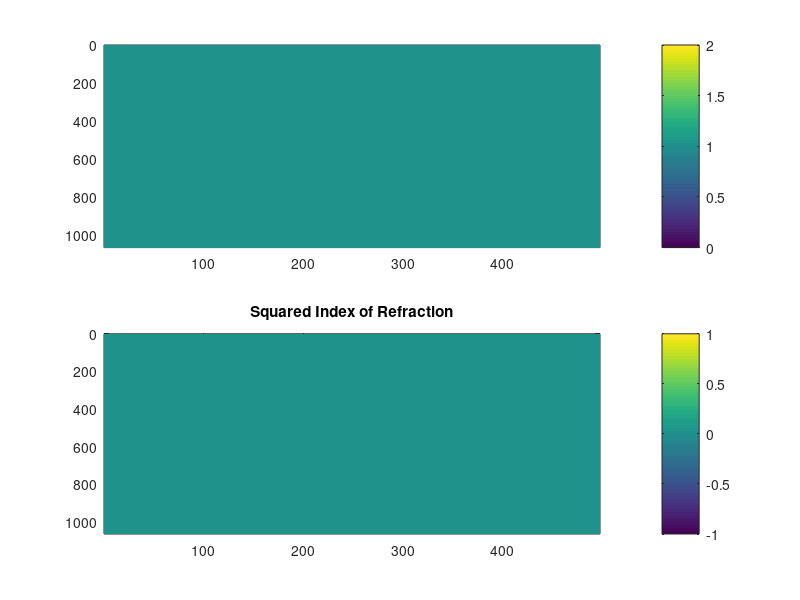
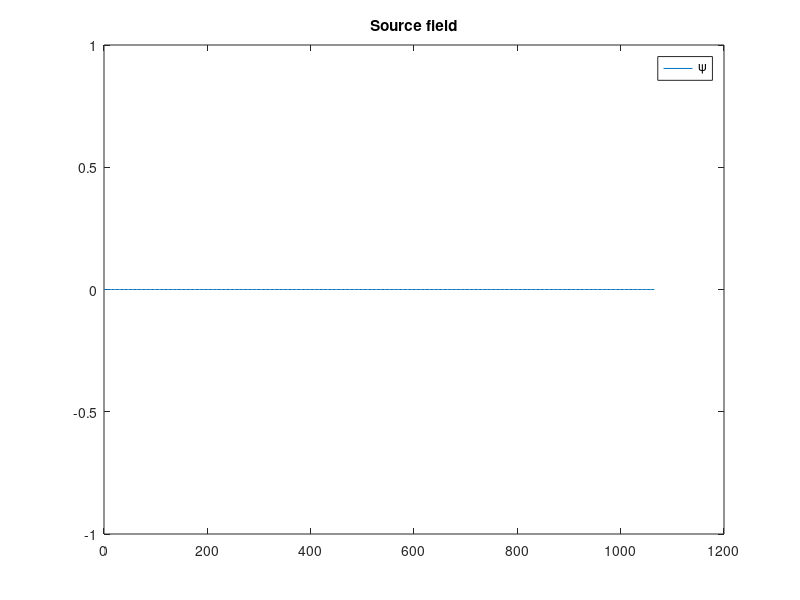
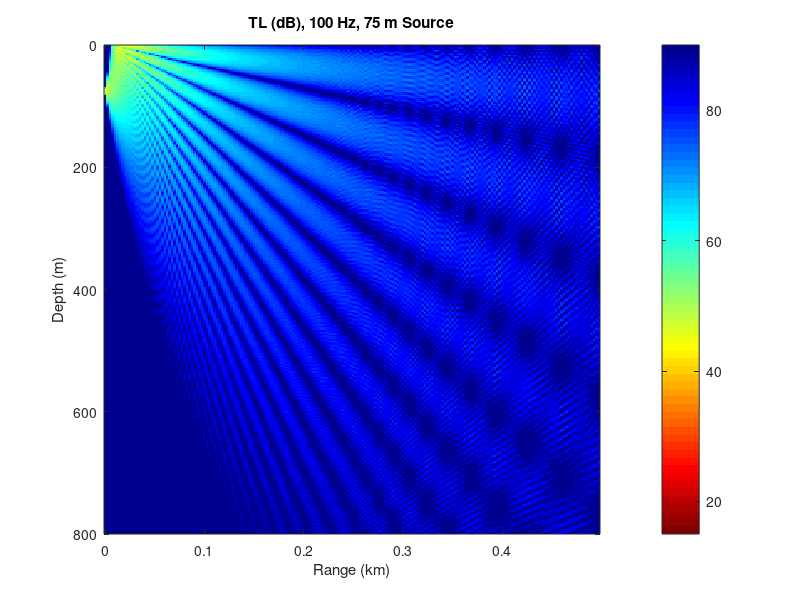
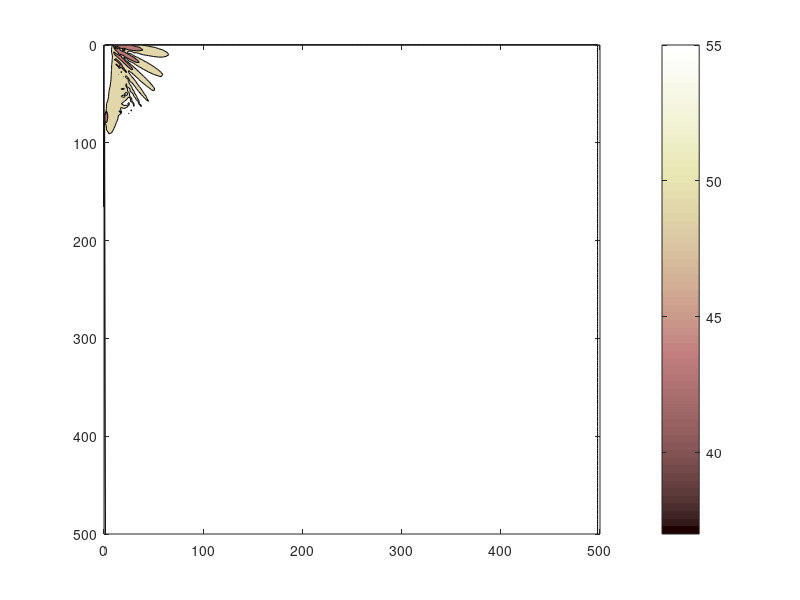

The MATLAB script that drew these images, in order:
% PE split-step Lloyd-mirror
% Equations and numerical formulation follow Comp. Ocean Acoustics, ch. 6.
clear all
tic

% The water has parameters:
    c1 =    1500; % m/s
    
% The bottom has parameters:
    c2 =    1800; % m/s
    alpha = 1;    % dB/wavelength
    
% Computational absorption layer:
    alphaAL = 0.01;

% Source parameters
    zs = 75;
    f0 = 100; 
    k0 = 2 * pi * f0 / c1;
    k2 = 2 * pi * f0 / c2;
    lambda0 = c1 / f0; 

% Define zmax of computational domain Eq. (6.214)
 % H is max. depth of physical domain on propg. path 
    H = 800; 
    zmax = 4 * H / 3;
    rmax = 500;
    
% Grid Size (6.216) and (6.219)
    dz = lambda0 / 6;
    dr = dz;
    
%% Density reduced Squared index of refraction. Eq. (6.152).

r = 0.01 : dr : rmax;
z = 0 : dz : zmax;
[R, Z] = meshgrid(r,z);

D0 = 1200;

D = (zmax - H) / 3;       % Thickness of absorption layer (for eq. 6.146)
nsqr = ones(length(z),length(r));   % NOT density-reduced yet! (for eq. 6.158)

%% Make nsqr. Third 'if' accounts for absorption layer below phys. domain
for jj = 1:length(r)
    for ii = 1:length(z)
        if z(ii) <= D0
            nsqr(ii,jj) = 1;
        elseif z(ii) > D0 && z(ii) <= H
            nsqr(ii,jj) = (c1/c2)^2 * (1 + 1j * alpha / 27.29);
        elseif z(ii) > H
            nsqr(ii,jj) = (c1/c2)^2 + 1i * alphaAL * exp(-((z(ii) - zmax)/D)^2);
        else
            error('The nsqr loop should not get here...')
        end
    end
end
%% Plot of n^2 
figure; 
subplot(2,1,1); pcolor(r,z,real(nsqr))
shading interp; grid off; colorbar; set(gca,'Ydir','reverse'); axis tight
subplot(2,1,2); pcolor(r,z,imag(nsqr))
shading interp; grid off; colorbar; set(gca,'Ydir','reverse'); axis tight
title('Squared Index of Refraction')

%% Starting fields - psi(r,z)
psi = ones(length(z), length(r));

% %  % Greene's Source - eq. (6.102)
% psi(:,1) = sqrt(k0) * (1.4467 - 0.4201 .* k0^2 .* (Z(:,1) - zs).^2)...
%         .* exp(-((k0^2 * (Z(:,1) - zs).^2) / 3.0512));

% Standard Gaussian Source
psi(:,1) = sqrt(k0) * exp(-0.5 * k0^2 * (Z(:,1) - zs).^2) ... 
            - sqrt(k0) * exp(-0.5 * k0^2 * (Z(:,1) + zs).^2);
% psi(:,1) = sqrt(k0) * exp(-k0^2 / 2 * (z - zs).^2) ;

% % Generalized Gaussian Source
% tht1 = pi/4;
% tht2 = pi/3;
% psi = zeros(length(z), length(r));
% psi(:,1) = sqrt(k0) * tan(tht1) * exp(-k0^2/2*(z - zs).^2*tan(tht1)^2) ...
%     .* exp(1i * k0 * (z - zs) * sin(tht2));
    
%% Plot source initial field
figure
plot(z,angle(psi(:,1)));
% xlim([0, 150]); 
title('Source field')
legend('\psi', 'rho')

%% Split-step Algorithm

% First apply eq. (6.129)
% N = 2^nextpow2(8 *(zmax/lambda0));
N = length(z);
kzmax = 2*pi/dz;
kz = linspace(0,kzmax,N);
kz = kz.';

step = 0 * psi(:,1);    
stepi = step;   % To be used for real part 
stepr = stepi;  % To be used for imag part 
nR = length(r) - 1;
for jj = 1 : nR
    step = exp(1i * k0 / 2 .* (nsqr(:,jj) - 1) * dr) .* psi(:,jj);
    
    stepr = dst(real(step));
    stepi = dst(imag(step));
           
    step = exp(- 1i * dr / (2 * k0) * kz.^2 ) .* (stepr + 1i * stepi);
    
    stepr = idst(real(step));
    stepi = idst(imag(step));
    
    psi(:,jj+1) =  exp(1i * k0 / 2 .* (nsqr(:,jj) - 1) * dr) .* (stepr + 1i * stepi);

    disp(num2str(nR - jj))
end
TL = -20 * log10( abs(psi) ./ sqrt(R.^2 + Z.^2));

%% Save Data to txt Files for Plotting in PyLab
% psiSave = -20 * log10( abs(psi) ./ sqrt(R));
% 
% save('psimat.txt', 'psiSave', '-ascii', '-double')
% save('R.txt', 'R', '-ascii', '-double')
% save('Z.txt', 'Z', '-ascii', '-double')
% psimat = load('psimat.txt');

%% Plot TL
figure; 
imagesc(r*1e-3, z, TL)
shading interp
grid off
colorbar
axis tight
ylim([0 H])
set(gca,'Ydir','reverse')
caxis([15 90])
colormap(flip(jet))

xlabel('Range (km)')
ylabel('Depth (m)')
title(['TL (dB), ',num2str(f0),' Hz, ',num2str(zs),' m Source'])

%% Plot TL Contours
v = [25, 31, 37, 43, 49, 55];
figure; contourf(R, Z, TL, v)
colorbar
xlim([0 500])
ylim([0 500])
colormap 'pink'
set(gca,'Ydir','reverse')

%% 
toc